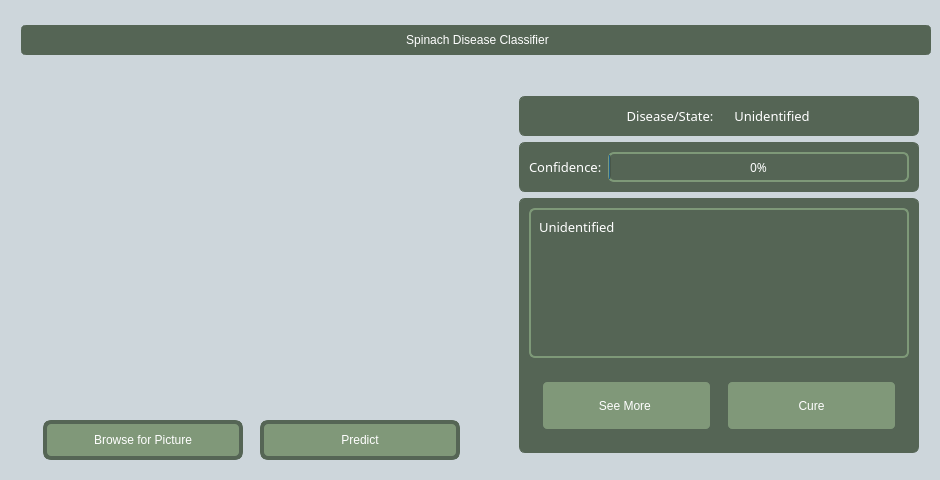
<?xml version="1.0" encoding="UTF-8"?>
<ui version="4.0">
 <class>MainWindow</class>
 <widget class="QMainWindow" name="MainWindow">
  <property name="geometry">
   <rect>
    <x>0</x>
    <y>0</y>
    <width>940</width>
    <height>480</height>
   </rect>
  </property>
  <property name="sizePolicy">
   <sizepolicy hsizetype="Fixed" vsizetype="Fixed">
    <horstretch>0</horstretch>
    <verstretch>0</verstretch>
   </sizepolicy>
  </property>
  <property name="minimumSize">
   <size>
    <width>940</width>
    <height>480</height>
   </size>
  </property>
  <property name="maximumSize">
   <size>
    <width>940</width>
    <height>480</height>
   </size>
  </property>
  <property name="font">
   <font>
    <family>MS Reference Sans Serif</family>
    <pointsize>12</pointsize>
   </font>
  </property>
  <property name="windowTitle">
   <string>Spinach Disease Classifier</string>
  </property>
  <property name="windowIcon">
   <iconset resource="resources.qrc">
    <normaloff>:/logo/logo.png</normaloff>:/logo/logo.png</iconset>
  </property>
  <property name="windowOpacity">
   <double>0.990000000000000</double>
  </property>
  <property name="iconSize">
   <size>
    <width>40</width>
    <height>40</height>
   </size>
  </property>
  <property name="tabShape">
   <enum>QTabWidget::Triangular</enum>
  </property>
  <widget class="QWidget" name="centralwidget">
   <widget class="QFrame" name="verticalBaseFrame">
    <property name="geometry">
     <rect>
      <x>0</x>
      <y>0</y>
      <width>952</width>
      <height>480</height>
     </rect>
    </property>
    <property name="sizePolicy">
     <sizepolicy hsizetype="Fixed" vsizetype="Fixed">
      <horstretch>0</horstretch>
      <verstretch>0</verstretch>
     </sizepolicy>
    </property>
    <property name="minimumSize">
     <size>
      <width>952</width>
      <height>480</height>
     </size>
    </property>
    <property name="maximumSize">
     <size>
      <width>952</width>
      <height>480</height>
     </size>
    </property>
    <property name="styleSheet">
     <string notr="true">background-color: rgb(205,214,219);
border: 1px solid rgb(205,214,219);</string>
    </property>
    <property name="frameShape">
     <enum>QFrame::StyledPanel</enum>
    </property>
    <layout class="QVBoxLayout" name="verticalLayout">
     <item>
      <spacer name="verticalSpacer_2">
       <property name="orientation">
        <enum>Qt::Vertical</enum>
       </property>
       <property name="sizeType">
        <enum>QSizePolicy::Fixed</enum>
       </property>
       <property name="sizeHint" stdset="0">
        <size>
         <width>20</width>
         <height>15</height>
        </size>
       </property>
      </spacer>
     </item>
     <item alignment="Qt::AlignHCenter">
      <widget class="QLabel" name="headingLabel">
       <property name="sizePolicy">
        <sizepolicy hsizetype="Fixed" vsizetype="Fixed">
         <horstretch>0</horstretch>
         <verstretch>0</verstretch>
        </sizepolicy>
       </property>
       <property name="minimumSize">
        <size>
         <width>910</width>
         <height>30</height>
        </size>
       </property>
       <property name="maximumSize">
        <size>
         <width>910</width>
         <height>30</height>
        </size>
       </property>
       <property name="sizeIncrement">
        <size>
         <width>0</width>
         <height>0</height>
        </size>
       </property>
       <property name="styleSheet">
        <string notr="true">color: rgb(255, 255, 255);
background-color: rgb(85,101,85);
font: 14pt &quot;Product Sans Medium&quot;;
border: 4px solid rgb(85,101,85);
border-radius: 5px; </string>
       </property>
       <property name="text">
        <string>&lt;html&gt;&lt;head/&gt;&lt;body&gt;&lt;p align=&quot;center&quot;&gt;Spinach Disease Classifier&lt;/p&gt;&lt;/body&gt;&lt;/html&gt;</string>
       </property>
      </widget>
     </item>
     <item>
      <spacer name="verticalSpacer">
       <property name="orientation">
        <enum>Qt::Vertical</enum>
       </property>
       <property name="sizeType">
        <enum>QSizePolicy::Fixed</enum>
       </property>
       <property name="sizeHint" stdset="0">
        <size>
         <width>20</width>
         <height>15</height>
        </size>
       </property>
      </spacer>
     </item>
     <item alignment="Qt::AlignHCenter">
      <widget class="QFrame" name="contentlFrame">
       <property name="sizePolicy">
        <sizepolicy hsizetype="Fixed" vsizetype="Fixed">
         <horstretch>0</horstretch>
         <verstretch>0</verstretch>
        </sizepolicy>
       </property>
       <property name="minimumSize">
        <size>
         <width>930</width>
         <height>395</height>
        </size>
       </property>
       <property name="maximumSize">
        <size>
         <width>930</width>
         <height>395</height>
        </size>
       </property>
       <property name="styleSheet">
        <string notr="true"/>
       </property>
       <layout class="QHBoxLayout" name="horizontalLayout">
        <item>
         <widget class="QFrame" name="inputDataVerticalFrame">
          <property name="sizePolicy">
           <sizepolicy hsizetype="Fixed" vsizetype="Fixed">
            <horstretch>0</horstretch>
            <verstretch>0</verstretch>
           </sizepolicy>
          </property>
          <property name="minimumSize">
           <size>
            <width>460</width>
            <height>394</height>
           </size>
          </property>
          <property name="maximumSize">
           <size>
            <width>460</width>
            <height>394</height>
           </size>
          </property>
          <property name="styleSheet">
           <string notr="true"/>
          </property>
          <layout class="QVBoxLayout" name="verticalLayout_2">
           <item alignment="Qt::AlignHCenter">
            <widget class="QLabel" name="selectedImageLabel">
             <property name="sizePolicy">
              <sizepolicy hsizetype="Fixed" vsizetype="Fixed">
               <horstretch>0</horstretch>
               <verstretch>0</verstretch>
              </sizepolicy>
             </property>
             <property name="minimumSize">
              <size>
               <width>300</width>
               <height>300</height>
              </size>
             </property>
             <property name="maximumSize">
              <size>
               <width>300</width>
               <height>300</height>
              </size>
             </property>
             <property name="styleSheet">
              <string notr="true">/*border: 1px solid rgb(85,101,85);*/
border-radius: 15px;</string>
             </property>
             <property name="text">
              <string/>
             </property>
             <property name="pixmap">
              <pixmap resource="resources.qrc">:/assets/assets/spinach.png</pixmap>
             </property>
             <property name="scaledContents">
              <bool>true</bool>
             </property>
            </widget>
           </item>
           <item>
            <spacer name="verticalSpacer_3">
             <property name="orientation">
              <enum>Qt::Vertical</enum>
             </property>
             <property name="sizeType">
              <enum>QSizePolicy::Fixed</enum>
             </property>
             <property name="sizeHint" stdset="0">
              <size>
               <width>20</width>
               <height>10</height>
              </size>
             </property>
            </spacer>
           </item>
           <item>
            <widget class="QFrame" name="buttonFrame">
             <layout class="QHBoxLayout" name="horizontalLayout_2">
              <item>
               <widget class="QPushButton" name="browseBtn">
                <property name="sizePolicy">
                 <sizepolicy hsizetype="Fixed" vsizetype="Fixed">
                  <horstretch>0</horstretch>
                  <verstretch>0</verstretch>
                 </sizepolicy>
                </property>
                <property name="minimumSize">
                 <size>
                  <width>200</width>
                  <height>40</height>
                 </size>
                </property>
                <property name="maximumSize">
                 <size>
                  <width>200</width>
                  <height>40</height>
                 </size>
                </property>
                <property name="styleSheet">
                 <string notr="true">QPushButton { color: rgb(255, 255, 255);
background-color: rgb(128,152,121);
font: 12pt &quot;Product Sans Medium&quot;;
border: 4px solid rgb(85,101,85);
border-radius: 8px;
text-align: center;
}

QPushButton:pressed { background-color: rgb(128,152,121); }
QPushButton:hover { border-color: rgb(182,191,121);
color: rgb(0,0,0);
}

</string>
                </property>
                <property name="text">
                 <string>Browse for Picture</string>
                </property>
                <property name="icon">
                 <iconset resource="resources.qrc">
                  <normaloff>:/assets/assets/002-image.png</normaloff>:/assets/assets/002-image.png</iconset>
                </property>
                <property name="iconSize">
                 <size>
                  <width>20</width>
                  <height>20</height>
                 </size>
                </property>
               </widget>
              </item>
              <item>
               <spacer name="horizontalSpacer_2">
                <property name="orientation">
                 <enum>Qt::Horizontal</enum>
                </property>
                <property name="sizeType">
                 <enum>QSizePolicy::Fixed</enum>
                </property>
                <property name="sizeHint" stdset="0">
                 <size>
                  <width>10</width>
                  <height>10</height>
                 </size>
                </property>
               </spacer>
              </item>
              <item>
               <widget class="QPushButton" name="predictBtn">
                <property name="sizePolicy">
                 <sizepolicy hsizetype="Preferred" vsizetype="Preferred">
                  <horstretch>0</horstretch>
                  <verstretch>0</verstretch>
                 </sizepolicy>
                </property>
                <property name="minimumSize">
                 <size>
                  <width>200</width>
                  <height>40</height>
                 </size>
                </property>
                <property name="maximumSize">
                 <size>
                  <width>200</width>
                  <height>40</height>
                 </size>
                </property>
                <property name="styleSheet">
                 <string notr="true">QPushButton { color: rgb(255, 255, 255);
background-color: rgb(128,152,121);
font: 12pt &quot;Product Sans Medium&quot;;
border: 4px solid rgb(85,101,85);
border-radius: 8px;
text-align: center;
}

QPushButton:pressed { background-color: rgb(128,152,121); }
QPushButton:hover { border-color: rgb(182,191,121);
color: rgb(0,0,0);
}
</string>
                </property>
                <property name="text">
                 <string>Predict</string>
                </property>
                <property name="icon">
                 <iconset resource="resources.qrc">
                  <normaloff>:/assets/assets/005-nature-product.png</normaloff>:/assets/assets/005-nature-product.png</iconset>
                </property>
                <property name="iconSize">
                 <size>
                  <width>20</width>
                  <height>20</height>
                 </size>
                </property>
               </widget>
              </item>
             </layout>
            </widget>
           </item>
          </layout>
         </widget>
        </item>
        <item>
         <spacer name="horizontalSpacer">
          <property name="orientation">
           <enum>Qt::Horizontal</enum>
          </property>
          <property name="sizeType">
           <enum>QSizePolicy::Fixed</enum>
          </property>
          <property name="sizeHint" stdset="0">
           <size>
            <width>20</width>
            <height>40</height>
           </size>
          </property>
         </spacer>
        </item>
        <item>
         <widget class="QFrame" name="dataViewGridlayout">
          <property name="sizePolicy">
           <sizepolicy hsizetype="Fixed" vsizetype="Fixed">
            <horstretch>0</horstretch>
            <verstretch>0</verstretch>
           </sizepolicy>
          </property>
          <property name="minimumSize">
           <size>
            <width>420</width>
            <height>380</height>
           </size>
          </property>
          <property name="maximumSize">
           <size>
            <width>420</width>
            <height>380</height>
           </size>
          </property>
          <property name="styleSheet">
           <string notr="true">/* border: 1px solid rgb(85,101,85);*/
border-radius: 15px;</string>
          </property>
          <layout class="QFormLayout" name="formLayout">
           <item row="0" column="0">
            <widget class="QFrame" name="diseaseNamelFrame">
             <property name="sizePolicy">
              <sizepolicy hsizetype="Fixed" vsizetype="Fixed">
               <horstretch>0</horstretch>
               <verstretch>0</verstretch>
              </sizepolicy>
             </property>
             <property name="minimumSize">
              <size>
               <width>400</width>
               <height>40</height>
              </size>
             </property>
             <property name="maximumSize">
              <size>
               <width>400</width>
               <height>40</height>
              </size>
             </property>
             <property name="styleSheet">
              <string notr="true">background-color: rgb(85,101,85);
border: 1px solid  rgb(85,101,85);
border-radius: 6px;</string>
             </property>
             <layout class="QHBoxLayout" name="horizontalLayout_6">
              <item>
               <spacer name="horizontalSpacer_3">
                <property name="orientation">
                 <enum>Qt::Horizontal</enum>
                </property>
                <property name="sizeHint" stdset="0">
                 <size>
                  <width>40</width>
                  <height>20</height>
                 </size>
                </property>
               </spacer>
              </item>
              <item>
               <widget class="QLabel" name="labelName">
                <property name="sizePolicy">
                 <sizepolicy hsizetype="Fixed" vsizetype="Fixed">
                  <horstretch>0</horstretch>
                  <verstretch>0</verstretch>
                 </sizepolicy>
                </property>
                <property name="minimumSize">
                 <size>
                  <width>100</width>
                  <height>20</height>
                 </size>
                </property>
                <property name="maximumSize">
                 <size>
                  <width>100</width>
                  <height>20</height>
                 </size>
                </property>
                <property name="font">
                 <font>
                  <family>Product Sans Medium</family>
                  <pointsize>10</pointsize>
                 </font>
                </property>
                <property name="styleSheet">
                 <string notr="true">color: rgb(255,255,255);</string>
                </property>
                <property name="text">
                 <string>Disease/State:</string>
                </property>
                <property name="alignment">
                 <set>Qt::AlignCenter</set>
                </property>
               </widget>
              </item>
              <item>
               <widget class="QLabel" name="diseaseNameLabel">
                <property name="sizePolicy">
                 <sizepolicy hsizetype="Expanding" vsizetype="Expanding">
                  <horstretch>0</horstretch>
                  <verstretch>0</verstretch>
                 </sizepolicy>
                </property>
                <property name="minimumSize">
                 <size>
                  <width>40</width>
                  <height>20</height>
                 </size>
                </property>
                <property name="maximumSize">
                 <size>
                  <width>165</width>
                  <height>20</height>
                 </size>
                </property>
                <property name="font">
                 <font>
                  <family>Product Sans Medium</family>
                  <pointsize>10</pointsize>
                 </font>
                </property>
                <property name="styleSheet">
                 <string notr="true">color: rgb(255,255,255);</string>
                </property>
                <property name="text">
                 <string>Unidentified</string>
                </property>
                <property name="alignment">
                 <set>Qt::AlignCenter</set>
                </property>
                <property name="textInteractionFlags">
                 <set>Qt::LinksAccessibleByMouse|Qt::TextSelectableByKeyboard|Qt::TextSelectableByMouse</set>
                </property>
               </widget>
              </item>
              <item>
               <spacer name="horizontalSpacer_4">
                <property name="orientation">
                 <enum>Qt::Horizontal</enum>
                </property>
                <property name="sizeHint" stdset="0">
                 <size>
                  <width>40</width>
                  <height>20</height>
                 </size>
                </property>
               </spacer>
              </item>
             </layout>
            </widget>
           </item>
           <item row="1" column="0">
            <widget class="QFrame" name="confidenceFrame">
             <property name="sizePolicy">
              <sizepolicy hsizetype="Fixed" vsizetype="Fixed">
               <horstretch>0</horstretch>
               <verstretch>0</verstretch>
              </sizepolicy>
             </property>
             <property name="minimumSize">
              <size>
               <width>400</width>
               <height>50</height>
              </size>
             </property>
             <property name="maximumSize">
              <size>
               <width>400</width>
               <height>50</height>
              </size>
             </property>
             <property name="styleSheet">
              <string notr="true">background-color: rgb(85,101,85);
border: 1px solid  rgb(85,101,85);
border-radius: 6px;</string>
             </property>
             <layout class="QHBoxLayout" name="horizontalLayout_3">
              <item>
               <widget class="QLabel" name="confidenceLabel">
                <property name="font">
                 <font>
                  <family>Product Sans Medium</family>
                  <pointsize>10</pointsize>
                 </font>
                </property>
                <property name="styleSheet">
                 <string notr="true">border: 0px;
color: rgb(255, 255, 255);</string>
                </property>
                <property name="text">
                 <string>Confidence:</string>
                </property>
               </widget>
              </item>
              <item>
               <widget class="QProgressBar" name="confidenceProgressBar">
                <property name="sizePolicy">
                 <sizepolicy hsizetype="MinimumExpanding" vsizetype="MinimumExpanding">
                  <horstretch>0</horstretch>
                  <verstretch>0</verstretch>
                 </sizepolicy>
                </property>
                <property name="minimumSize">
                 <size>
                  <width>0</width>
                  <height>0</height>
                 </size>
                </property>
                <property name="font">
                 <font>
                  <family>Product Sans Medium</family>
                 </font>
                </property>
                <property name="styleSheet">
                 <string notr="true">border: 2px solid rgb(126,153,120);
color: rgb(255,255,255);</string>
                </property>
                <property name="value">
                 <number>0</number>
                </property>
                <property name="alignment">
                 <set>Qt::AlignCenter</set>
                </property>
                <property name="invertedAppearance">
                 <bool>false</bool>
                </property>
               </widget>
              </item>
             </layout>
            </widget>
           </item>
           <item row="2" column="0">
            <widget class="QFrame" name="DescriptionFrame">
             <property name="sizePolicy">
              <sizepolicy hsizetype="Fixed" vsizetype="Fixed">
               <horstretch>0</horstretch>
               <verstretch>0</verstretch>
              </sizepolicy>
             </property>
             <property name="minimumSize">
              <size>
               <width>400</width>
               <height>255</height>
              </size>
             </property>
             <property name="maximumSize">
              <size>
               <width>400</width>
               <height>255</height>
              </size>
             </property>
             <property name="styleSheet">
              <string notr="true">background-color: rgb(85,101,85);
border: 1px solid  rgb(85,101,85);
border-radius: 6px;</string>
             </property>
             <layout class="QVBoxLayout" name="verticalLayout_3">
              <item>
               <widget class="QLabel" name="descriptionLabel">
                <property name="minimumSize">
                 <size>
                  <width>380</width>
                  <height>150</height>
                 </size>
                </property>
                <property name="maximumSize">
                 <size>
                  <width>380</width>
                  <height>150</height>
                 </size>
                </property>
                <property name="font">
                 <font>
                  <family>Product Sans Medium</family>
                  <pointsize>10</pointsize>
                 </font>
                </property>
                <property name="styleSheet">
                 <string notr="true">border: 2px solid rgb(126,153,120);
color: rgb(255,255,255);
padding-left: 5px;
padding-top: 5px;
</string>
                </property>
                <property name="text">
                 <string>Unidentified</string>
                </property>
                <property name="alignment">
                 <set>Qt::AlignLeading|Qt::AlignLeft|Qt::AlignTop</set>
                </property>
                <property name="wordWrap">
                 <bool>true</bool>
                </property>
               </widget>
              </item>
              <item>
               <spacer name="verticalSpacer_4">
                <property name="orientation">
                 <enum>Qt::Vertical</enum>
                </property>
                <property name="sizeHint" stdset="0">
                 <size>
                  <width>20</width>
                  <height>40</height>
                 </size>
                </property>
               </spacer>
              </item>
              <item>
               <widget class="QFrame" name="confidenceFrame_2">
                <property name="sizePolicy">
                 <sizepolicy hsizetype="Fixed" vsizetype="Fixed">
                  <horstretch>0</horstretch>
                  <verstretch>0</verstretch>
                 </sizepolicy>
                </property>
                <property name="minimumSize">
                 <size>
                  <width>380</width>
                  <height>75</height>
                 </size>
                </property>
                <property name="maximumSize">
                 <size>
                  <width>380</width>
                  <height>75</height>
                 </size>
                </property>
                <property name="styleSheet">
                 <string notr="true">background-color: rgb(85,101,85);
border: 1px solid  rgb(85,101,85);
border-radius: 6px;</string>
                </property>
                <layout class="QHBoxLayout" name="horizontalLayout_4">
                 <item>
                  <widget class="QPushButton" name="detailsBtn">
                   <property name="sizePolicy">
                    <sizepolicy hsizetype="Fixed" vsizetype="Expanding">
                     <horstretch>0</horstretch>
                     <verstretch>0</verstretch>
                    </sizepolicy>
                   </property>
                   <property name="minimumSize">
                    <size>
                     <width>175</width>
                     <height>0</height>
                    </size>
                   </property>
                   <property name="styleSheet">
                    <string notr="true">QPushButton { color: rgb(255, 255, 255);
background-color: rgb(128,152,121);
font: 12pt &quot;Product Sans Medium&quot;;
border: 4px solid rgb(85,101,85);
border-radius: 8px;
text-align: center;
}

QPushButton:pressed { background-color: rgb(128,152,121); }
QPushButton:hover { border-color: rgb(182,191,121);
color: rgb(0,0,0);
}
</string>
                   </property>
                   <property name="text">
                    <string>See More </string>
                   </property>
                   <property name="icon">
                    <iconset resource="resources.qrc">
                     <normaloff>:/assets/assets/003-vision.png</normaloff>:/assets/assets/003-vision.png</iconset>
                   </property>
                   <property name="iconSize">
                    <size>
                     <width>20</width>
                     <height>20</height>
                    </size>
                   </property>
                   <property name="flat">
                    <bool>false</bool>
                   </property>
                  </widget>
                 </item>
                 <item>
                  <spacer name="horizontalSpacer_5">
                   <property name="orientation">
                    <enum>Qt::Horizontal</enum>
                   </property>
                   <property name="sizeHint" stdset="0">
                    <size>
                     <width>40</width>
                     <height>20</height>
                    </size>
                   </property>
                  </spacer>
                 </item>
                 <item>
                  <widget class="QPushButton" name="cureBtn">
                   <property name="sizePolicy">
                    <sizepolicy hsizetype="Fixed" vsizetype="Expanding">
                     <horstretch>0</horstretch>
                     <verstretch>0</verstretch>
                    </sizepolicy>
                   </property>
                   <property name="minimumSize">
                    <size>
                     <width>175</width>
                     <height>0</height>
                    </size>
                   </property>
                   <property name="styleSheet">
                    <string notr="true">QPushButton { color: rgb(255, 255, 255);
background-color: rgb(128,152,121);
font: 12pt &quot;Product Sans Medium&quot;;
border: 4px solid rgb(85,101,85);
border-radius: 8px;
text-align: center;
}

QPushButton:pressed { background-color: rgb(128,152,121); }
QPushButton:hover { border-color: rgb(182,191,121);
color: rgb(0,0,0);
}
</string>
                   </property>
                   <property name="text">
                    <string>Cure</string>
                   </property>
                   <property name="icon">
                    <iconset resource="resources.qrc">
                     <normaloff>:/assets/assets/004-natural-product.png</normaloff>:/assets/assets/004-natural-product.png</iconset>
                   </property>
                   <property name="iconSize">
                    <size>
                     <width>20</width>
                     <height>20</height>
                    </size>
                   </property>
                  </widget>
                 </item>
                </layout>
               </widget>
              </item>
             </layout>
            </widget>
           </item>
          </layout>
         </widget>
        </item>
       </layout>
      </widget>
     </item>
    </layout>
   </widget>
  </widget>
 </widget>
 <resources>
  <include location="resources.qrc"/>
 </resources>
 <connections/>
</ui>
